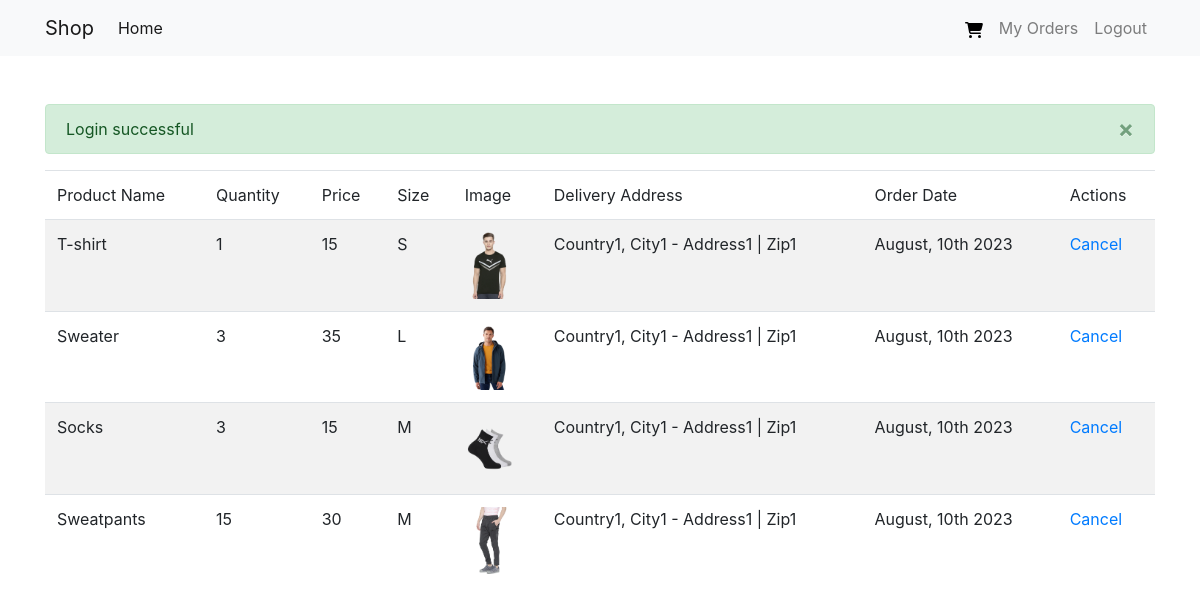
Page /orders.php (signed in) on the committed database.
### tables this page shows
CREATE TABLE `orderitems` (
  `order_items_id` int(11) NOT NULL,
  `order_id` int(11) NOT NULL,
  `product_id` int(11) NOT NULL,
  `quantity` int(11) NOT NULL
);

CREATE TABLE `products` (
  `product_id` int(11) NOT NULL,
  `name` varchar(255) NOT NULL,
  `price` int(11) NOT NULL,
  `size` varchar(255) NOT NULL,
  `image` varchar(255) NOT NULL,
  `created_at` datetime NOT NULL DEFAULT current_timestamp()
);

CREATE TABLE `orders` (
  `order_id` int(11) NOT NULL,
  `user_id` int(11) NOT NULL,
  `delivery_address` varchar(255) NOT NULL,
  `created_at` datetime NOT NULL DEFAULT current_timestamp()
);

### app/classes/Order.php (called while the page is built, shortened)
<?php
class Order extends Cart
{
  protected $conn;
  public function __construct()
  {
    global $conn;
    $this->conn = $conn;
  }
  public function get_all()
  {
    $sql = "
      SELECT
        orders.order_id,
        orders.delivery_address,
        orders.created_at,
        orderitems.quantity,
        orderitems.order_items_id AS order_items_id,
        products.name,
        products.size,
        products.image,
        products.price
      FROM orders
      INNER JOIN orderitems ON orders.order_id = orderitems.order_id
      INNER JOIN Products ON orderitems.product_id = Products.product_id
      WHERE orders.user_id = ?
      ORDER BY orders.created_at DESC
    ";
    $stmt = $this->conn->prepare($sql);
    $stmt->bind_param('i', $_SESSION['user_id']);
    $stmt->execute();
    $result = $stmt->get_result();
    $orders = $result->fetch_all(MYSQLI_ASSOC);
    return $orders;
  }
}
?>

### orders.php (the view, shortened to what this page needs)
<?php
require_once './app/classes/Cart.php';
require_once './app/classes/Order.php';
$orders = new Order();
$orders = $orders->get_all();
require_once './inc/head.php';
?>
<table class="table table-striped">
  <thead>
    <tr>
      <td scope="col">Product Name</td>
      <td scope="col">Quantity</td>
      <td scope="col">Price</td>
      <td scope="col">Size</td>
      <td scope="col">Image</td>
      <td scope="col">Delivery Address</td>
      <td scope="col">Order Date</td>
      <td scope="col">Actions</td>
    </tr>
  </thead>
  <tbody>
    <?php foreach ($orders as $order): ?>
      <tr>
        <td>
          <?= $order['name'] ?>
        </td>
        <td>
          <?= $order['quantity'] ?>
        </td>
        <td>
          <?= $order['price'] ?>
        </td>
        <td>
          <?= $order['size'] ?>
        </td>
        <td>
          <img src="./public/product_images/<?= $order['image'] ?>" alt="<?= $order['name'] ?>" width="50" />
        </td>
        <td>
          <?= $order['delivery_address'] ?>
        </td>
        <td>
          <?= date("F, jS Y", strtotime($order['created_at'])) ?>
        </td>
        <td>
          <a href="./cancel-order.php?id=<?= $order['order_items_id'] ?>">Cancel</a>
        </td>
      </tr>
    <?php endforeach; ?>
  </tbody>
</table>
<?php require_once './inc/footer.php' ?>

### rows in the picture
orderitems: product.name "T-shirt", quantity "1", product.price "15", product.size "S", product.image (picture), order.delivery_address "Country1, City1 - Address1 | Zip1", order.created_at "August, 10th 2023"
orderitems: product.name "Sweater", quantity "3", product.price "35", product.size "L", product.image (picture), order.delivery_address "Country1, City1 - Address1 | Zip1", order.created_at "August, 10th 2023"
orderitems: product.name "Socks", quantity "3", product.price "15", product.size "M", product.image (picture), order.delivery_address "Country1, City1 - Address1 | Zip1", order.created_at "August, 10th 2023"
orderitems: product.name "Sweatpants", quantity "15", product.price "30", product.size "M", product.image (picture), order.delivery_address "Country1, City1 - Address1 | Zip1", order.created_at "August, 10th 2023"

### other values in the picture
$_SESSION['message']['text'] "Login successful"
